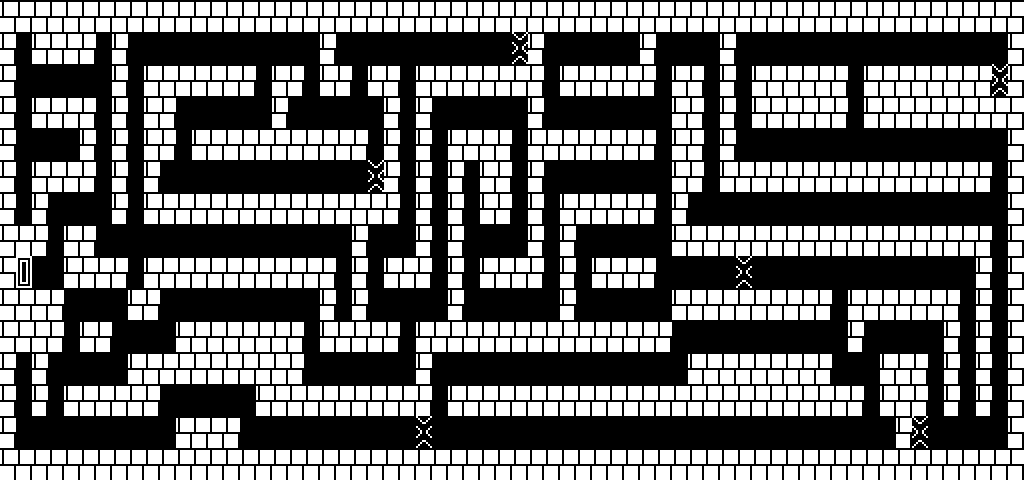

A level layout from a 2D game, rendered from its tile map. Below: a short description, then the map file with tile-grid data replaced by summaries:
An orthogonal 64x15 tile map with 16x32 px tiles, 1 tile layer (Map1).

<map version="1.0" orientation="orthogonal" width="64" height="15" tilewidth="16" tileheight="32">
 <tileset firstgid="1" name="tileset15" tilewidth="16" tileheight="32">
  <image source="../res/tileset15.png" width="240" height="32" />
  <tile id="0">
   <properties>
    <property name="type" value="NULL" />
   </properties>
  </tile>
  <tile id="1">
   <properties>
    <property name="type" value="BRICK" />
   </properties>
  </tile>
  <tile id="2">
   <properties>
    <property name="type" value="WOODS" />
   </properties>
  </tile>
  <tile id="3">
   <properties>
    <property name="type" value="MOUNTAIN1" />
   </properties>
  </tile>
  <tile id="4">
   <properties>
    <property name="type" value="PATH" />
   </properties>
  </tile>
  <tile id="5">
   <properties>
    <property name="type" value="SWAMP" />
   </properties>
  </tile>
  <tile id="6">
   <properties>
    <property name="type" value="TOWN" />
   </properties>
  </tile>
  <tile id="7">
   <properties>
    <property name="type" value="CHARACTER" />
   </properties>
  </tile>
  <tile id="8">
   <properties>
    <property name="type" value="ICHARACTER" />
   </properties>
  </tile>
  <tile id="9">
   <properties>
    <property name="type" value="GATE" />
   </properties>
  </tile>
  <tile id="10">
   <properties>
    <property name="type" value="MAPEDGE" />
   </properties>
  </tile>
  <tile id="11">
   <properties>
    <property name="type" value="PORTAL" />
   </properties>
  </tile>
  <tile id="12">
   <properties>
    <property name="type" value="FOREST" />
   </properties>
  </tile>
  <tile id="13">
   <properties>
    <property name="type" value="MOUNTAIN2" />
   </properties>
  </tile>
  <tile id="14">
   <properties>
    <property name="type" value="LAMP" />
   </properties>
  </tile>
 </tileset>
 <layer name="Map1" width="64" height="15">
  <data>[960 cells, 960 non-empty, 4 distinct tile ids]</data>
 </layer>
</map>
